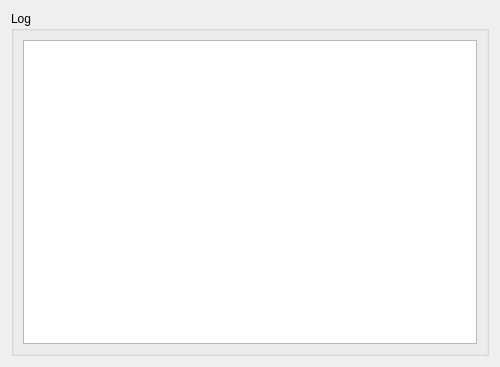
<?xml version="1.0" encoding="UTF-8"?>
<ui version="4.0">
 <class>LogDialog</class>
 <widget class="QDialog" name="LogDialog">
  <property name="geometry">
   <rect>
    <x>0</x>
    <y>0</y>
    <width>500</width>
    <height>367</height>
   </rect>
  </property>
  <property name="windowTitle">
   <string>Log</string>
  </property>
  <layout class="QGridLayout" name="gridLayout_2">
   <item row="0" column="0">
    <widget class="QGroupBox" name="groupBox">
     <property name="title">
      <string>Log</string>
     </property>
     <layout class="QGridLayout" name="gridLayout">
      <item row="0" column="0">
       <widget class="QTextBrowser" name="logTextBrowser"/>
      </item>
     </layout>
    </widget>
   </item>
  </layout>
 </widget>
 <resources/>
 <connections/>
</ui>
